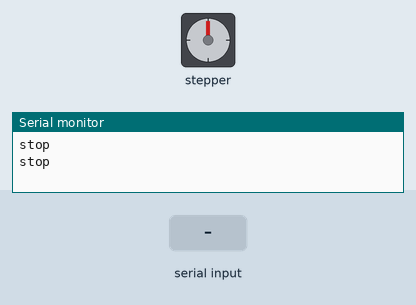
Simulated run of this sketch. Board: Arduino Uno, built with avr-gcc and run on an emulated ATmega328P. On the bench: stepper motor, the last lines printed to the serial monitor. Wiring (inferred from the names in the program): stepper motor driver (200 steps per turn assumed): step pin 9; direction pin 8. The inputs (shaded band) are chosen by the test bench.

Above: at 1.2 s.
1.3 s: "2" received over Serial
At 2.55 s:
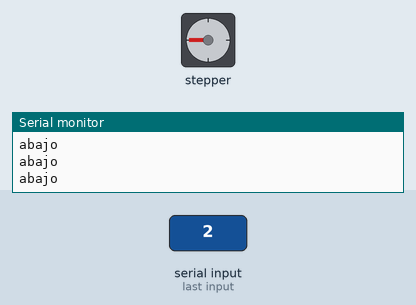
At 3.15 s:
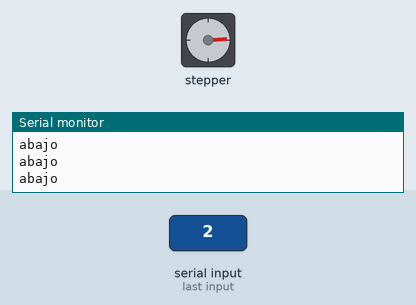
4.3 s: "1" received over Serial
7.3 s: "2" received over Serial
10.3 s: "1" received over Serial
13.3 s: "3" received over Serial
At 14.2 s:
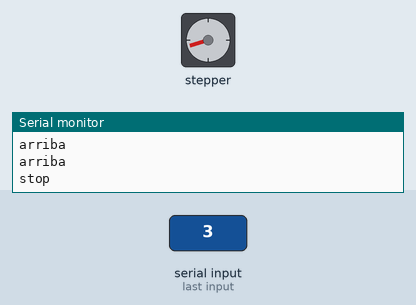
Timing chart, 0 to 15.8 s (numbered marks = the images above; inputs shaded):
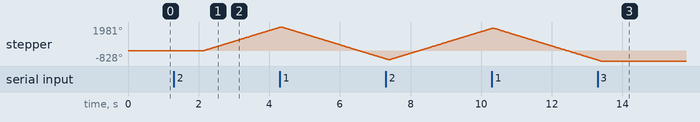

The sketch:

motores.ino
```cpp
const int dirPin = 8;
const int stepPin = 9;
int microPausa = 1000;
char option = '3';
int val = 0;

int periodo = 100;
unsigned long TiempoAhora = 0;

void setup() {
  pinMode(dirPin, OUTPUT);
  pinMode(stepPin, OUTPUT);
  Serial.begin(9600);

}
void loop() {


  if (millis() > TiempoAhora + periodo) {

    if (Serial.available() > 0) {
      option = Serial.read();
    }
   if(option=='3'){
    val=3;
    }

    if(option=='2'){
    Serial.println("abajo");
    digitalWrite(dirPin, HIGH);
    val=2;
    }
    if(option=='1'){
    Serial.println("arriba");
    digitalWrite(dirPin, LOW);
    val=1;
    }

    TiempoAhora = millis();

  }


  switch (val) {
    case 3:
      Serial.println("stop");
      delay(1000);
      break;
    case 1:
      arriba();
      break;
    case 2:
      abajo();
      break;
  }


}

void arriba() {

  digitalWrite(stepPin, HIGH);
  delayMicroseconds(microPausa);
  digitalWrite(stepPin, LOW);
  delayMicroseconds(microPausa);
}

void abajo() {

  digitalWrite(stepPin, HIGH);
  delayMicroseconds(microPausa);
  digitalWrite(stepPin, LOW);
  delayMicroseconds(microPausa);
}
```

Measured:
- after the input at 1.3 s, stepper: keeps turning clockwise at about 892°/s, starting after 0.80 s
- after the input at 13.3 s, stepper: goes on until 13.4 s, then stays -828°
